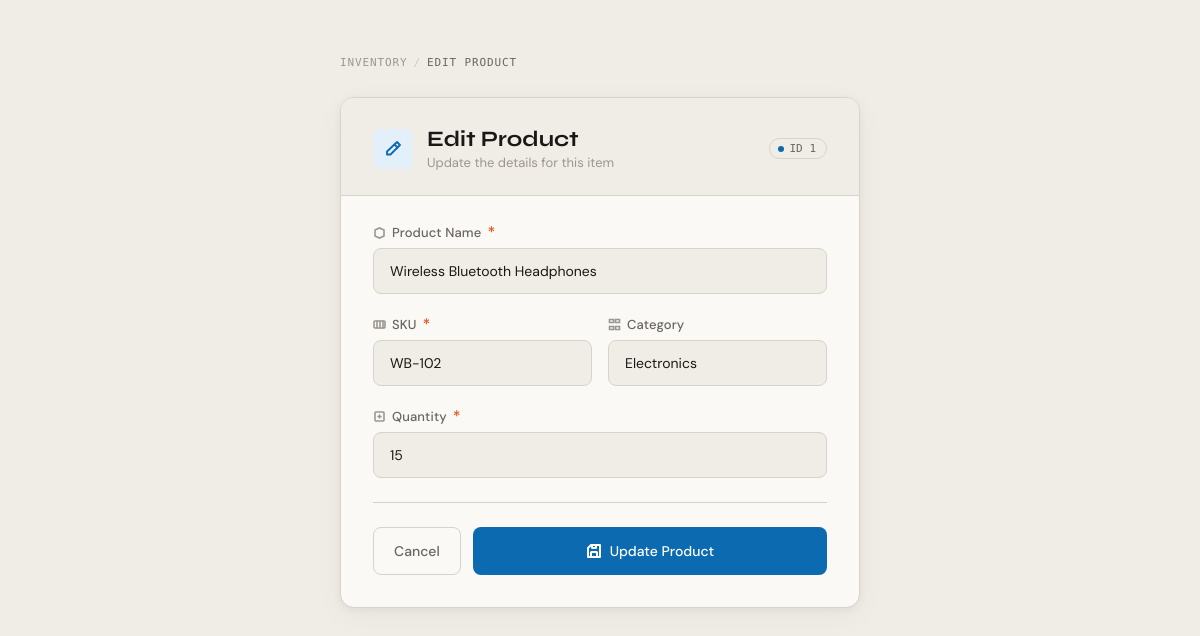
Screenshot of /inventory/edit/1 with the database file from the repository.
### tables this page shows
CREATE TABLE products (
    id INT AUTO_INCREMENT PRIMARY KEY,
    product_name VARCHAR(255) NOT NULL,
    sku VARCHAR(100) NOT NULL,
    category VARCHAR(100),
    quantity INT NOT NULL,
    created_at TIMESTAMP DEFAULT CURRENT_TIMESTAMP
);

### core/View/Engine.php (called while the page is built, shortened)
<?php
class Engine
{
    public static function render(
        string $view,
        array $data = []
    )
    {
        extract($data);
        require "../app/Views/{$view}.php";
    }
}

### app/Controllers/InventoryController.php (called while the page is built, shortened)
<?php
class InventoryController
{
    private ProductRepositoryInterface $products;
    public function __construct(
        ProductRepositoryInterface $products
    )
    {
        $this->products = $products;
    }
    public function edit(int $id)
    {
        Engine::render(
            'inventory/edit',
            [
                'product' =>
                    $this->products->find($id)
            ]
        );
    }
}

### core/Http/Dispatcher.php (called while the page is built, shortened)
<?php
class Dispatcher
{
    private Container $container;
    public function __construct()
    {
        $this->container = new Container();
        $this->container->bind(
            ProductRepositoryInterface::class,
            ProductRepo::class
        );
    }
    public function dispatch(
        array $action,
        array $params = []
    )
    {
        [$controller, $method] = $action;
        $instance = $this->container->resolve(
            $controller
        );
        $reflection = new ReflectionMethod(
            $instance,
            $method
        );
        $dependencies = [];
        $routeParams = $params;
        foreach (
            $reflection->getParameters()
            as $parameter
        ) {
            $type = $parameter->getType();
            if (
                $type &&
                $type->isBuiltin()
            ) {
                $dependencies[] =
                    array_shift($routeParams);
                continue;
            }
        }
        return $reflection->invokeArgs(
            $instance,
            $dependencies
        );
    }
}

### public/index.php (called while the page is built, shortened)
<?php
$router = new Router();
$router->dispatch(
    $_SERVER['REQUEST_URI'],
    $_SERVER['REQUEST_METHOD']
);

### core/Repositories/ProductRepo.php (called while the page is built, shortened)
<?php
class ProductRepo implements ProductRepositoryInterface
{
    private PDO $db;
    public function __construct()
    {
        $this->db = Connection::connect();
    }
    public function find(int $id): array|null
    {
        $stmt = $this->db->prepare(
            "SELECT * FROM products WHERE id = ?"
        );
        $stmt->execute([$id]);
        return $stmt->fetch(PDO::FETCH_ASSOC);
    }
}

### config/database.php (called while the page is built)
<?php
return [
    'host' => 'localhost',
    'dbname' => 'warehouse_db',
    'username' => 'root',
    'password' => 'izx2qq9m13371420'
];
?>

### core/Database/Connection.php (called while the page is built, shortened)
<?php
class Connection
{
    public static function connect(): PDO
    {
        $config = require __DIR__ . "/../../config/database.php";
        $driver = new MySQLDriver();
        return $driver->connect($config);
    }
}
?>

### core/Database/Drivers/MYSQLDriver.php (called while the page is built, shortened)
<?php
class MySQLDriver implements DatabaseDriver
{
    public function connect(array $config): PDO
    {
        return new PDO(
            "mysql:host={$config['host']};dbname={$config['dbname']}",
            $config['username'],
            $config['password']
        );
    }
}
?>

### app/Views/inventory/edit.php (the view, shortened to what this page needs)
<!DOCTYPE html>
<html lang="en">
<head>
</head>
<body>
<div class="page">
    <div class="form-wrapper">
        <nav class="breadcrumb">
            <a href="/inventory">Inventory</a>
            <span class="breadcrumb-sep">/</span>
            <span class="breadcrumb-current">Edit Product</span>
        </nav>
        <div class="form-card">
            <div class="form-card-header">
                <div class="form-card-icon">
                    <svg viewBox="0 0 20 20" fill="none" stroke="currentColor" stroke-width="1.8" stroke-linecap="round" stroke-linejoin="round">
                        <path d="M14 3l3 3-9.5 9.5H4v-3L14 3z"/>
                        <line x1="11.5" y1="5.5" x2="14.5" y2="8.5"/>
                    </svg>
                </div>
                <div>
                    <h1 class="form-card-title">Edit Product</h1>
                    <p class="form-card-subtitle">Update the details for this item</p>
                </div>
                <div class="product-id-badge">
                    <span class="dot"></span>
                    ID <?= $product['id']; ?>
                </div>
            </div>
            <div class="form-body">
                <form method="POST" action="/inventory/update/<?= $product['id']; ?>">
                    <div class="input-group">
                        <label for="product_name">
                            <svg viewBox="0 0 13 13" fill="none" stroke="currentColor" stroke-width="1.6" stroke-linecap="round">
                                <path d="M2 10V4l4.5-2L11 4v6l-4.5 2L2 10z"/>
                            </svg>
                            Product Name <span class="req">*</span>
                        </label>
                        <input type="text"
                               id="product_name"
                               name="product_name"
                               value="<?= $product['product_name']; ?>">
                    </div>
                    <div class="input-row">
                        <div class="input-group">
                            <label for="sku">
                                <svg viewBox="0 0 13 13" fill="none" stroke="currentColor" stroke-width="1.6" stroke-linecap="round">
                                    <rect x="1" y="3" width="11" height="7" rx="1"/>
                                    <line x1="4" y1="3" x2="4" y2="10"/>
                                    <line x1="7" y1="3" x2="7" y2="10"/>
                                    <line x1="10" y1="3" x2="10" y2="10"/>
                                </svg>
                                SKU <span class="req">*</span>
                            </label>
                            <input type="text"
                                   id="sku"
                                   name="sku"
                                   value="<?= $product['sku']; ?>">
                        </div>
                        <div class="input-group">
                            <label for="category">
                                <svg viewBox="0 0 13 13" fill="none" stroke="currentColor" stroke-width="1.6" stroke-linecap="round">
                                    <path d="M1.5 4.5h4v-3h-4v3zM7.5 4.5h4v-3h-4v3zM1.5 11.5h4v-3h-4v3zM7.5 11.5h4v-3h-4v3z"/>
                                </svg>
                                Category
                            </label>
                            <input type="text"
                                   id="category"
                                   name="category"
                                   value="<?= $product['category']; ?>">
                        </div>
                    </div>
                    <div class="input-group">
                        <label for="quantity">
                            <svg viewBox="0 0 13 13" fill="none" stroke="currentColor" stroke-width="1.6" stroke-linecap="round">
                                <rect x="2" y="2" width="9" height="9" rx="1"/>
                                <line x1="6.5" y1="5" x2="6.5" y2="8"/>
                                <line x1="5" y1="6.5" x2="8" y2="6.5"/>
                            </svg>
                            Quantity <span class="req">*</span>
                        </label>
                        <input type="number"
                               id="quantity"
                               name="quantity"
                               min="0"
                               value="<?= $product['quantity']; ?>">
                    </div>
                    <hr class="divider">
                    <div class="form-actions">
                        <a href="/inventory" class="btn-secondary">Cancel</a>
                        <button type="submit" class="btn-primary">
                            <svg viewBox="0 0 16 16" fill="none" stroke="currentColor" stroke-width="2" stroke-linecap="round" stroke-linejoin="round">
                                <path d="M13 2H5L2 5v9h12V2z"/>
                                <rect x="5" y="9" width="6" height="5" rx="0.5"/>
                                <rect x="6" y="2" width="4" height="3" rx="0.5"/>
                            </svg>
                            Update Product
                        </button>
                    </div>
                </form>
            </div>
        </div>
    </div>
</div>
</body>
</html>

### core/Http/Router.php (shortened to what this page needs)
<?php
class Router
{
    private array $routes = [];
    public function get($uri, $action)
    {
        $this->routes['GET'][] = [
            'uri' => $uri,
            'action' => $action
        ];
    }
    public function post($uri, $action)
    {
        $this->routes['POST'][] = [
            'uri' => $uri,
            'action' => $action
        ];
    }
    public function dispatch($uri, $method)
    {
        $uri = parse_url($uri, PHP_URL_PATH);
        $routes = $this->routes[$method] ?? [];
        foreach ($routes as $route) {
            $pattern = preg_replace(
                '#\{[a-zA-Z_]+\}#',
                '([0-9]+)',
                $route['uri']
            );
            $pattern = "#^" . $pattern . "$#";
            if (preg_match($pattern, $uri, $matches)) {
                array_shift($matches);
                $dispatcher = new Dispatcher();
                return $dispatcher->dispatch(
                    $route['action'],
                    $matches
                );
            }
        }
        die("Route not found");
    }
}

### app/Views/inventory/edit.php (style rules this page uses)
:root { --bg: #f0ede6; --surface: #faf9f6; --border: #d8d3c8; --border-focus: #0b6ab0; --text-primary: #1a1816; --text-secondary: #6b6560; --text-muted: #9c9690; --accent: #2a2420; --orange: #e2501a; --sky: #0b6ab0; --sky-light: #e3f0fa; --sky-hover: #084f85; }
* { margin: 0; padding: 0; box-sizing: border-box; }
body { background: var(--bg); font-family: 'DM Sans', sans-serif; color: var(--text-primary); min-height: 100vh; }
.page { min-height: calc(100vh - 56px); display: flex; align-items: flex-start; justify-content: center; padding: 56px 24px; }
.form-wrapper { width: 100%; max-width: 520px; }
.breadcrumb { display: flex; align-items: center; gap: 6px; margin-bottom: 28px; font-family: 'DM Mono', monospace; font-size: 11px; letter-spacing: 0.08em; text-transform: uppercase; color: var(--text-muted); }
.breadcrumb a { color: var(--text-muted); text-decoration: none; }
.breadcrumb-sep { opacity: 0.4; }
.breadcrumb-current { color: var(--text-secondary); }
.form-card { background: var(--surface); border: 1px solid var(--border); border-radius: 14px; overflow: hidden; box-shadow: 0 2px 8px rgba(0,0,0,0.05), 0 8px 32px rgba(0,0,0,0.04); }
.form-card-header { padding: 28px 32px 24px; border-bottom: 1px solid var(--border); background: var(--bg); display: flex; align-items: center; gap: 14px; }
.form-card-icon { width: 40px; height: 40px; border-radius: 8px; background: var(--sky-light); display: flex; align-items: center; justify-content: center; flex-shrink: 0; }
.form-card-icon svg { width: 20px; height: 20px; color: var(--sky); }
.form-card-title { font-family: 'Syne', sans-serif; font-size: 22px; font-weight: 700; color: var(--text-primary); }
.form-card-subtitle { font-size: 13px; color: var(--text-muted); margin-top: 2px; }
.product-id-badge { display: inline-flex; align-items: center; gap: 6px; background: var(--bg); border: 1px solid var(--border); border-radius: 20px; padding: 3px 10px 3px 8px; font-family: 'DM Mono', monospace; font-size: 11px; color: var(--text-secondary); margin-left: auto; }
.product-id-badge span.dot { width: 6px; height: 6px; border-radius: 50%; background: var(--sky); display: inline-block; }
.form-body { padding: 28px 32px 32px; }
.input-group { margin-bottom: 22px; }
label { display: flex; align-items: center; gap: 6px; margin-bottom: 7px; font-size: 13px; font-weight: 500; color: var(--text-secondary); letter-spacing: 0.01em; }
label .req { color: var(--orange); font-size: 16px; line-height: 1; }
label svg { width: 13px; height: 13px; color: var(--text-muted); }
input { width: 100%; padding: 13px 16px; background: var(--bg); border: 1px solid var(--border); border-radius: 8px; font-family: 'DM Sans', sans-serif; font-size: 14px; color: var(--text-primary); transition: border-color 0.2s, box-shadow 0.2s; }
input::placeholder { color: var(--text-muted); font-size: 13px; }
.input-row { display: grid; grid-template-columns: 1fr 1fr; gap: 16px; }
.divider { border: none; border-top: 1px solid var(--border); margin: 24px 0; }
.form-actions { display: flex; gap: 12px; }
.btn-primary { flex: 1; background: var(--sky); color: white; border: none; padding: 14px; border-radius: 8px; font-family: 'DM Sans', sans-serif; font-size: 14px; font-weight: 500; cursor: pointer; transition: background 0.2s, transform 0.1s; display: flex; align-items: center; justify-content: center; gap: 8px; }
.btn-primary svg { width: 16px; height: 16px; }
.btn-secondary { background: transparent; color: var(--text-secondary); border: 1px solid var(--border); padding: 14px 20px; border-radius: 8px; font-family: 'DM Sans', sans-serif; font-size: 14px; font-weight: 500; cursor: pointer; text-decoration: none; display: inline-flex; align-items: center; transition: background 0.15s; }

### rows the page displays
products: id "1", product_name "Wireless Bluetooth Headphones", sku "WB-102", category "Electronics", quantity "15"
